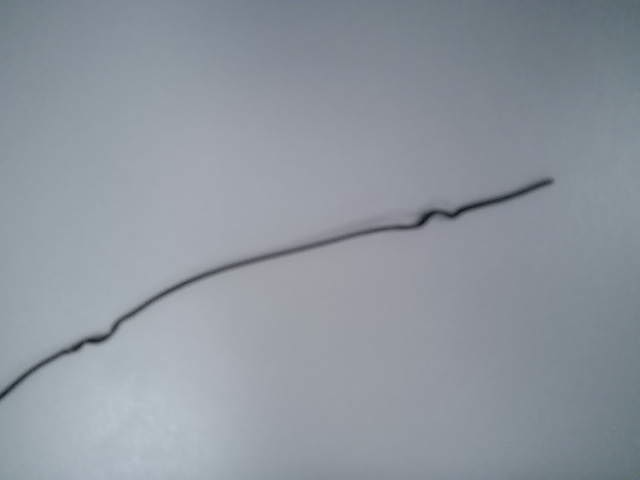
#> input picture test_image_dark_corners.png, 640 x 480 px, given in place of the camera
$ python LineTracker.py
#> lines starting #> are read from the running program, lines starting #| are printed output that depends on the picture; after the words box and inside, x2 and y2 are one past the last pixel; in counts of white or black regions, pixels touching at a corner belong together
#> further down, frame is the input picture: shape (480, 640, 3); mean B, G, R 159.1, 150.1, 143.1
import os

os.environ["OPENCV_VIDEOIO_MSMF_ENABLE_HW_TRANSFORMS"] = "0"

import cv2
import numpy as np
from skimage.morphology import skeletonize


def track_line(frame, blur=5, max_threshold=120, min_thinness=100, max_line_width=21):

#> called with blur = 5, max_threshold = 120, min_thinness = 100, max_line_width = 21
    gray = cv2.cvtColor(frame, cv2.COLOR_BGR2GRAY) if frame.ndim == 3 else frame
    if blur:
        gray = cv2.GaussianBlur(gray, (blur, blur), 0)

    # Black line on white background -> invert so the line becomes 255.
    # Otsu picks the threshold, but never above max_threshold, so light gray background is not counted as line.
    otsu, _ = cv2.threshold(gray, 0, 255, cv2.THRESH_BINARY + cv2.THRESH_OTSU)
#> otsu = 148
    _, mask = cv2.threshold(gray, min(otsu, max_threshold), 255, cv2.THRESH_BINARY_INV)
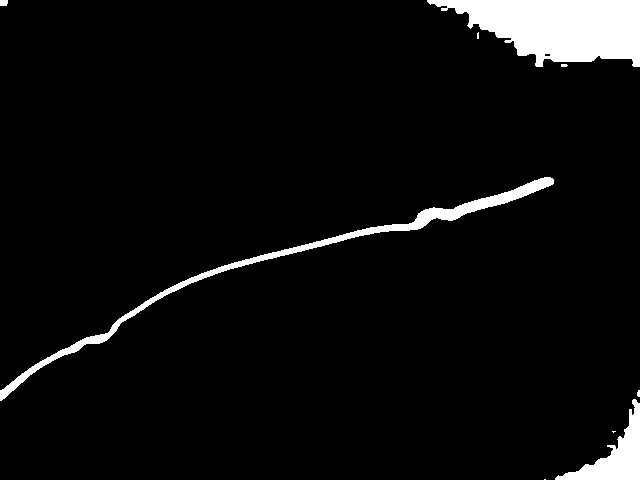
#> mask: shape (480, 640); 5.3% white; 9 white regions (5 under 20 px), largest, box (x1, y1, x2, y2) and area: (427, 0, 640, 67) 9424, (0, 177, 554, 401) 4437, (555, 399, 640, 480) 2317, (0, 0, 8, 6) 46

    # Close small gaps in the line. No opening: it cuts the line at thin spots, and specks are ignored below anyway
    mask = cv2.morphologyEx(mask, cv2.MORPH_CLOSE, np.ones((5, 5), np.uint8))
#> mask: shape (480, 640); 5.3% white; 8 white regions (4 under 20 px), largest, box (x1, y1, x2, y2) and area: (427, 0, 640, 67) 9516, (0, 177, 554, 401) 4441, (555, 399, 640, 480) 2361, (0, 0, 8, 6) 46

    # Remove dark areas wider than the line (shadows, dark corners), so they cannot merge with the line.
    # An opening wider than the line erases the line but keeps the wide areas; subtract those (slightly grown).
    wide = cv2.morphologyEx(mask, cv2.MORPH_OPEN, np.ones((max_line_width, max_line_width), np.uint8))
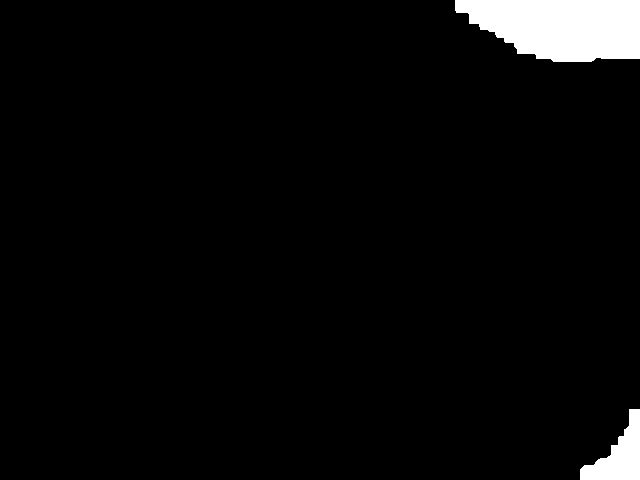
#> wide: shape (480, 640); 3.7% white; 2 white regions, box (x1, y1, x2, y2) and area: (455, 0, 640, 62) 9105, (580, 409, 640, 480) 2115
    mask = mask & ~cv2.dilate(wide, np.ones((5, 5), np.uint8))
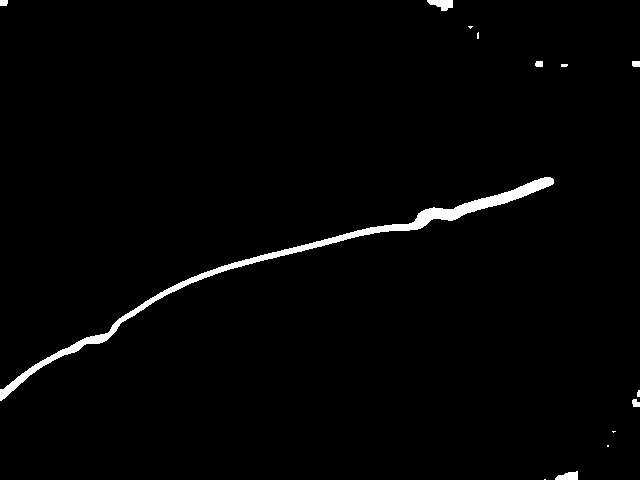
#> mask: shape (480, 640); 1.6% white; 14 white regions (6 under 20 px)

    contours, _ = cv2.findContours(mask, cv2.RETR_EXTERNAL, cv2.CHAIN_APPROX_NONE)
#> contours = 14 contours, 7 with area under 20; largest, box (x1, y1, x2, y2) and area: (0, 177, 554, 401) 3874, (427, 0, 453, 11) 157, (555, 471, 578, 480) 120, (632, 399, 640, 407) 38, (632, 61, 640, 67) 34, (0, 0, 8, 6) 34, (535, 61, 543, 67) 33

    # Keep only long, thin shapes (perimeter^2 / area: circle ~13, line >> 100) and pick the longest
    lines = [c for c in contours if cv2.arcLength(c, True) ** 2 / max(cv2.contourArea(c), 1) > min_thinness]
#> lines = 1 contour; box (x1, y1, x2, y2) and area: (0, 177, 554, 401) 3874
    if not lines:
        return np.zeros_like(mask)
    biggest_line = max(lines, key=lambda c: cv2.arcLength(c, True))
#> biggest_line = contour of 1131 points, box (x1, y1, x2, y2) (0, 177, 554, 401), area 3874

    #Skeletonize to collapse into a single 1D image
    filled = cv2.drawContours(np.zeros_like(mask), [biggest_line], -1, 255, -1) & mask
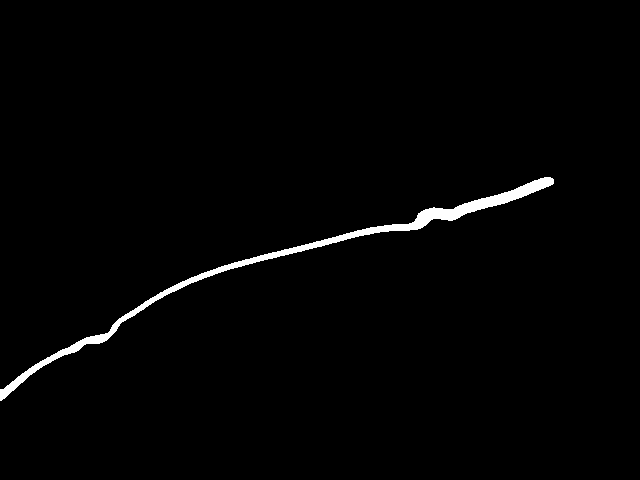
#> filled: shape (480, 640); 1.4% white; 1 white region, box (x1, y1, x2, y2) and area: (0, 177, 554, 401) 4441
    skel = skeletonize(filled > 0).astype(np.uint8) * 255
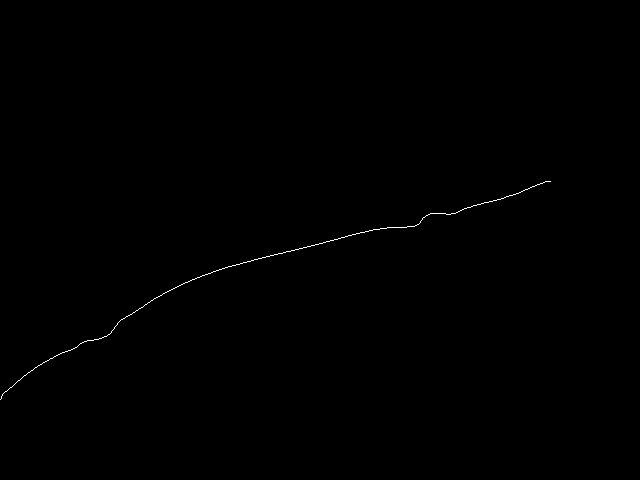
#> skel: shape (480, 640); 0.18% white in thin lines or dots, all inside (x1, y1, x2, y2) = (0, 181, 551, 400)


    return skel


if __name__ == "__main__":
    cam = cv2.VideoCapture(0)
    ret, frame = cam.read()

    cv2.imshow("original frame", frame)

    mask = track_line(frame)
    cv2.imshow("output", mask)

    cv2.waitKey()
    cv2.destroyAllWindows()
    cam.release()

$ run again, on test_image_line.png
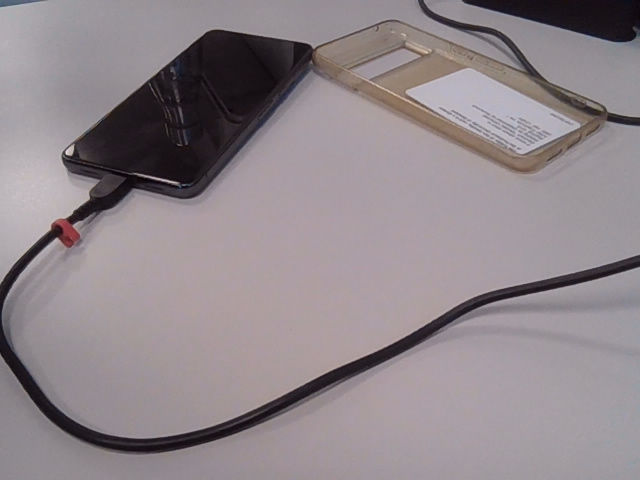
#> input picture test_image_line.png, 640 x 480 px, given in place of the camera
#> frame is the input picture: shape (480, 640, 3); mean B, G, R 139.3, 134.6, 143.8
#> otsu = 95
#> wide: shape (480, 640); 9.3% white; 3 white regions, box (x1, y1, x2, y2) and area: (73, 31, 316, 205) 24024, (492, 0, 640, 42) 4292, (0, 335, 11, 358) 253
#> in track_line, `mask = mask & ~cv2.dilate(wide, np.ones((5, 5), np.uint8))`:
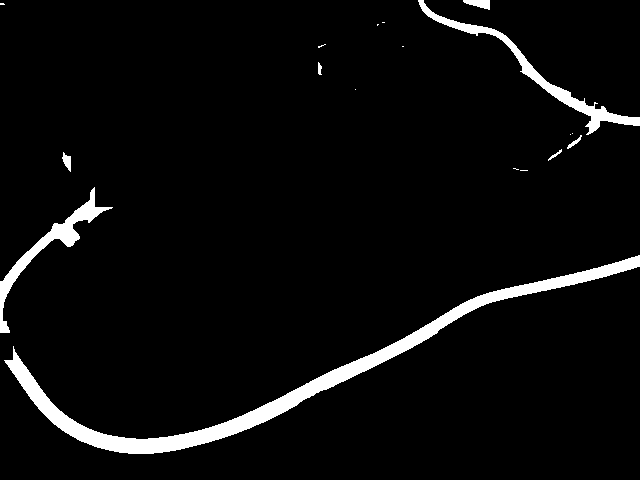
#> mask: shape (480, 640); 4.6% white; 18 white regions (10 under 20 px)
#> contours = 18 contours, 10 with area under 20; largest, box (x1, y1, x2, y2) and area: (4, 255, 640, 454) 8704, (418, 0, 640, 135) 2074, (0, 187, 113, 333) 1780, (463, 0, 490, 10) 141, (62, 152, 71, 172) 81, (567, 135, 582, 149) 40, (548, 149, 562, 161) 24, (318, 62, 322, 75) 24
#> lines = 6 contours, 3 with area under 20; largest, box (x1, y1, x2, y2) and area: (4, 255, 640, 454) 8704, (418, 0, 640, 135) 2074, (0, 187, 113, 333) 1780
#> biggest_line = contour of 1327 points, box (x1, y1, x2, y2) (4, 255, 640, 454), area 8704
#> filled: shape (480, 640); 3% white; 1 white region, box (x1, y1, x2, y2) and area: (4, 255, 640, 454) 9368
#> in track_line, `skel = skeletonize(filled > 0).astype(np.uint8) * 255`:
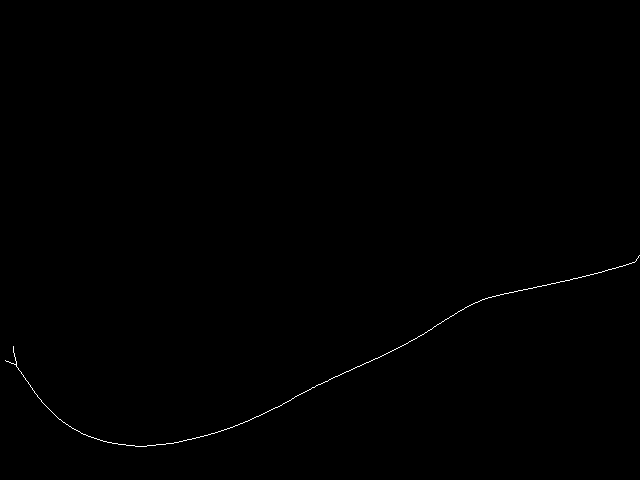
#> skel: shape (480, 640); 0.22% white in thin lines or dots, all inside (x1, y1, x2, y2) = (5, 255, 640, 447)

$ run again, on test_image_thin_spot.png
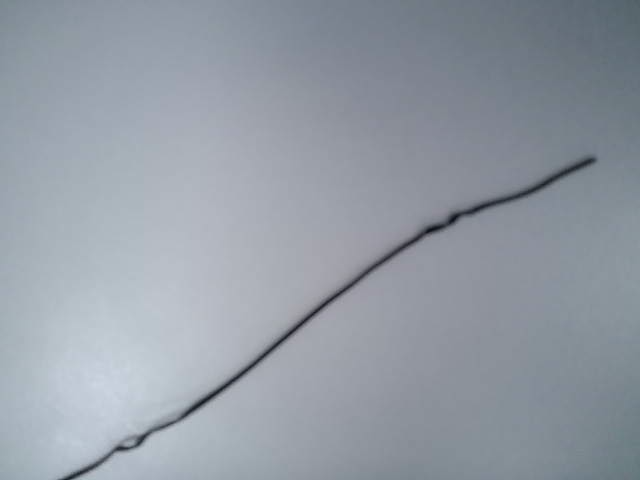
#> input picture test_image_thin_spot.png, 640 x 480 px, given in place of the camera
#> frame is the input picture: shape (480, 640, 3); mean B, G, R 165.3, 155.5, 148.1
#> otsu = 156
#> wide: shape (480, 640); 4.9% white; 2 white regions, box (x1, y1, x2, y2) and area: (434, 0, 640, 122) 14578, (615, 461, 640, 480) 420
#> in track_line, `mask = mask & ~cv2.dilate(wide, np.ones((5, 5), np.uint8))`:
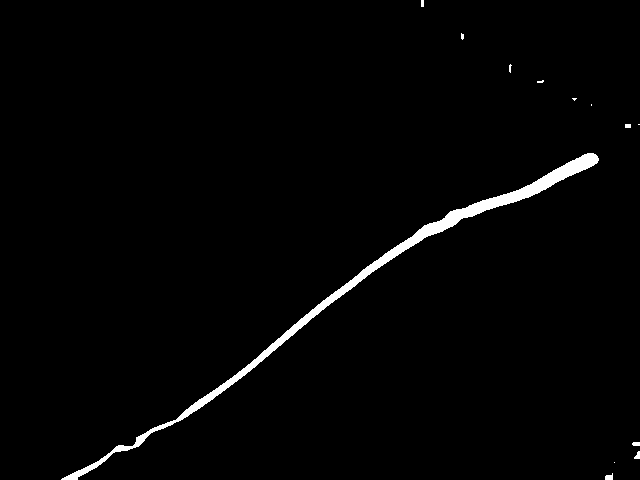
#> mask: shape (480, 640); 1.7% white; 13 white regions (7 under 20 px)
#> contours = 13 contours, 9 with area under 20; largest, box (x1, y1, x2, y2) and area: (61, 153, 599, 480) 4560, (605, 473, 613, 480) 28, (634, 451, 640, 459) 21, (632, 442, 640, 446) 20
#> lines = 1 contour; box (x1, y1, x2, y2) and area: (61, 153, 599, 480) 4560
#> biggest_line = contour of 1087 points, box (x1, y1, x2, y2) (61, 153, 599, 480), area 4560
#> filled: shape (480, 640); 1.7% white; 1 white region, box (x1, y1, x2, y2) and area: (61, 153, 599, 480) 5104
#> in track_line, `skel = skeletonize(filled > 0).astype(np.uint8) * 255`:
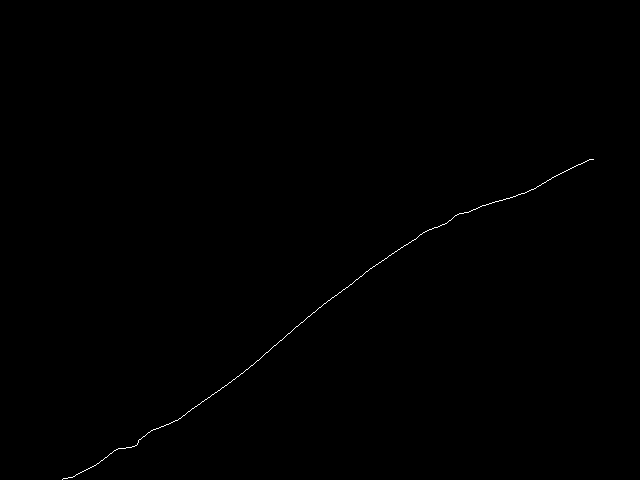
#> skel: shape (480, 640); 0.17% white in thin lines or dots, all inside (x1, y1, x2, y2) = (62, 159, 594, 480)
